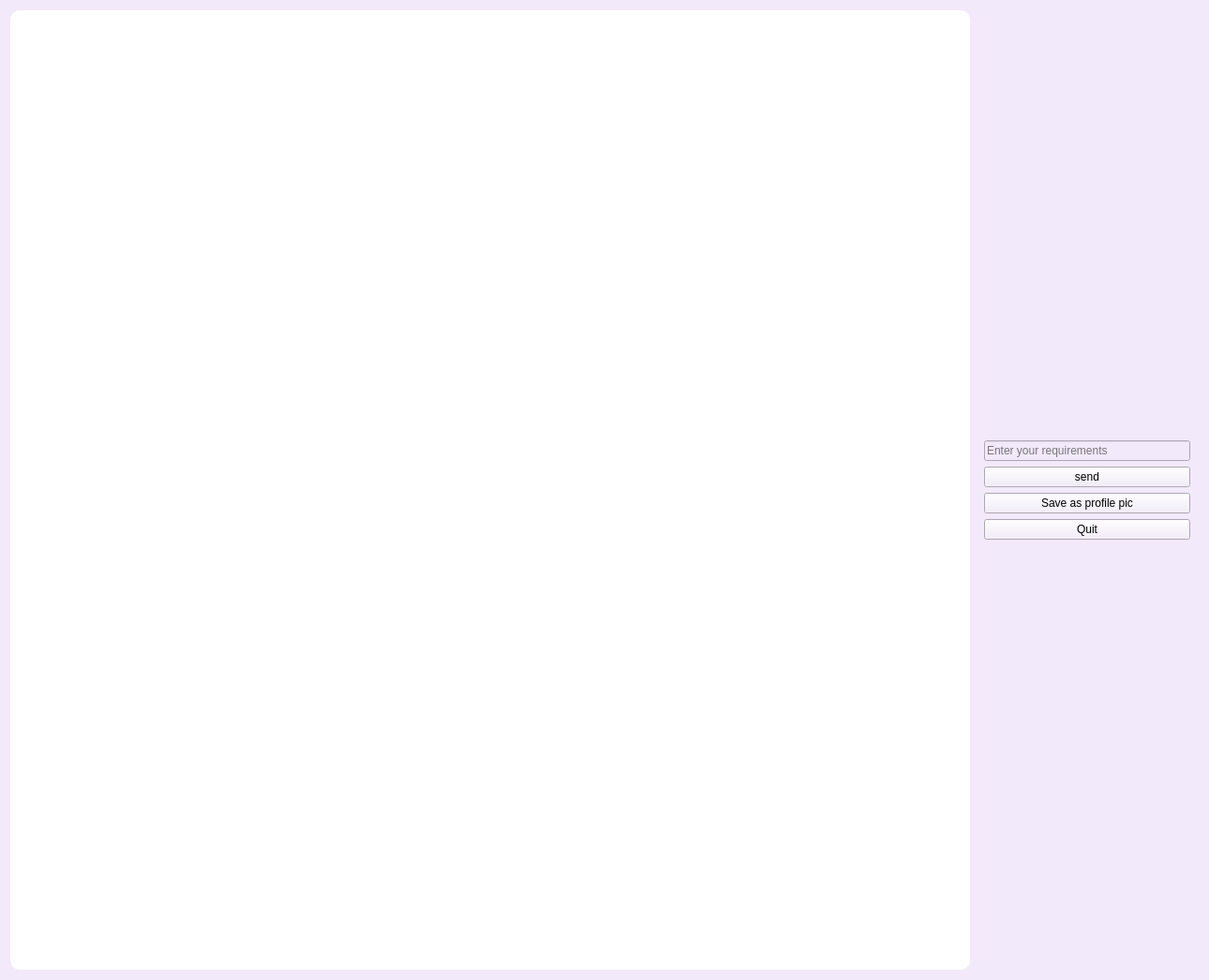
<?xml version="1.0" encoding="UTF-8"?>
<ui version="4.0">
 <class>AiPaint</class>
 <widget class="QWidget" name="AiPaint">
  <property name="geometry">
   <rect>
    <x>0</x>
    <y>0</y>
    <width>1290</width>
    <height>1046</height>
   </rect>
  </property>
  <property name="windowTitle">
   <string>ChatTime AiPaint</string>
  </property>
  <property name="styleSheet">
   <string notr="true">background-color: rgb(242, 233, 250);</string>
  </property>
  <layout class="QHBoxLayout" name="horizontalLayout_3">
   <item>
    <layout class="QHBoxLayout" name="horizontalLayout_2">
     <item>
      <layout class="QVBoxLayout" name="verticalLayout_2">
       <item>
        <widget class="QLabel" name="picLabel">
         <property name="minimumSize">
          <size>
           <width>1024</width>
           <height>1024</height>
          </size>
         </property>
         <property name="maximumSize">
          <size>
           <width>1024</width>
           <height>1024</height>
          </size>
         </property>
         <property name="styleSheet">
          <string notr="true">background-color: rgb(255, 255, 255);
border-radius: 10px;</string>
         </property>
         <property name="text">
          <string/>
         </property>
        </widget>
       </item>
      </layout>
     </item>
     <item>
      <layout class="QVBoxLayout" name="verticalLayout">
       <item>
        <layout class="QVBoxLayout" name="verticalLayout_3">
         <item>
          <widget class="QWidget" name="widget" native="true">
           <layout class="QVBoxLayout" name="verticalLayout_4">
            <item>
             <spacer name="verticalSpacer_2">
              <property name="orientation">
               <enum>Qt::Vertical</enum>
              </property>
              <property name="sizeHint" stdset="0">
               <size>
                <width>20</width>
                <height>40</height>
               </size>
              </property>
             </spacer>
            </item>
            <item>
             <widget class="QLineEdit" name="constraint">
              <property name="styleSheet">
               <string notr="true"/>
              </property>
              <property name="placeholderText">
               <string>Enter your requirements</string>
              </property>
             </widget>
            </item>
            <item>
             <widget class="QPushButton" name="sendBtn">
              <property name="text">
               <string>send</string>
              </property>
              <property name="icon">
               <iconset resource="resources.qrc">
                <normaloff>:/images/sendmsg.svg</normaloff>:/images/sendmsg.svg</iconset>
              </property>
              <property name="iconSize">
               <size>
                <width>20</width>
                <height>20</height>
               </size>
              </property>
             </widget>
            </item>
            <item>
             <widget class="QPushButton" name="saveBtn">
              <property name="text">
               <string>Save as profile pic</string>
              </property>
              <property name="icon">
               <iconset resource="resources.qrc">
                <normaloff>:/images/savehistory.svg</normaloff>:/images/savehistory.svg</iconset>
              </property>
              <property name="iconSize">
               <size>
                <width>20</width>
                <height>20</height>
               </size>
              </property>
             </widget>
            </item>
            <item>
             <widget class="QPushButton" name="quitBtn">
              <property name="text">
               <string>Quit</string>
              </property>
              <property name="icon">
               <iconset resource="resources.qrc">
                <normaloff>:/images/home.svg</normaloff>:/images/home.svg</iconset>
              </property>
              <property name="iconSize">
               <size>
                <width>20</width>
                <height>20</height>
               </size>
              </property>
             </widget>
            </item>
            <item>
             <spacer name="verticalSpacer">
              <property name="orientation">
               <enum>Qt::Vertical</enum>
              </property>
              <property name="sizeHint" stdset="0">
               <size>
                <width>20</width>
                <height>40</height>
               </size>
              </property>
             </spacer>
            </item>
           </layout>
          </widget>
         </item>
        </layout>
       </item>
      </layout>
     </item>
    </layout>
   </item>
  </layout>
 </widget>
 <resources>
  <include location="resources.qrc"/>
 </resources>
 <connections/>
</ui>
